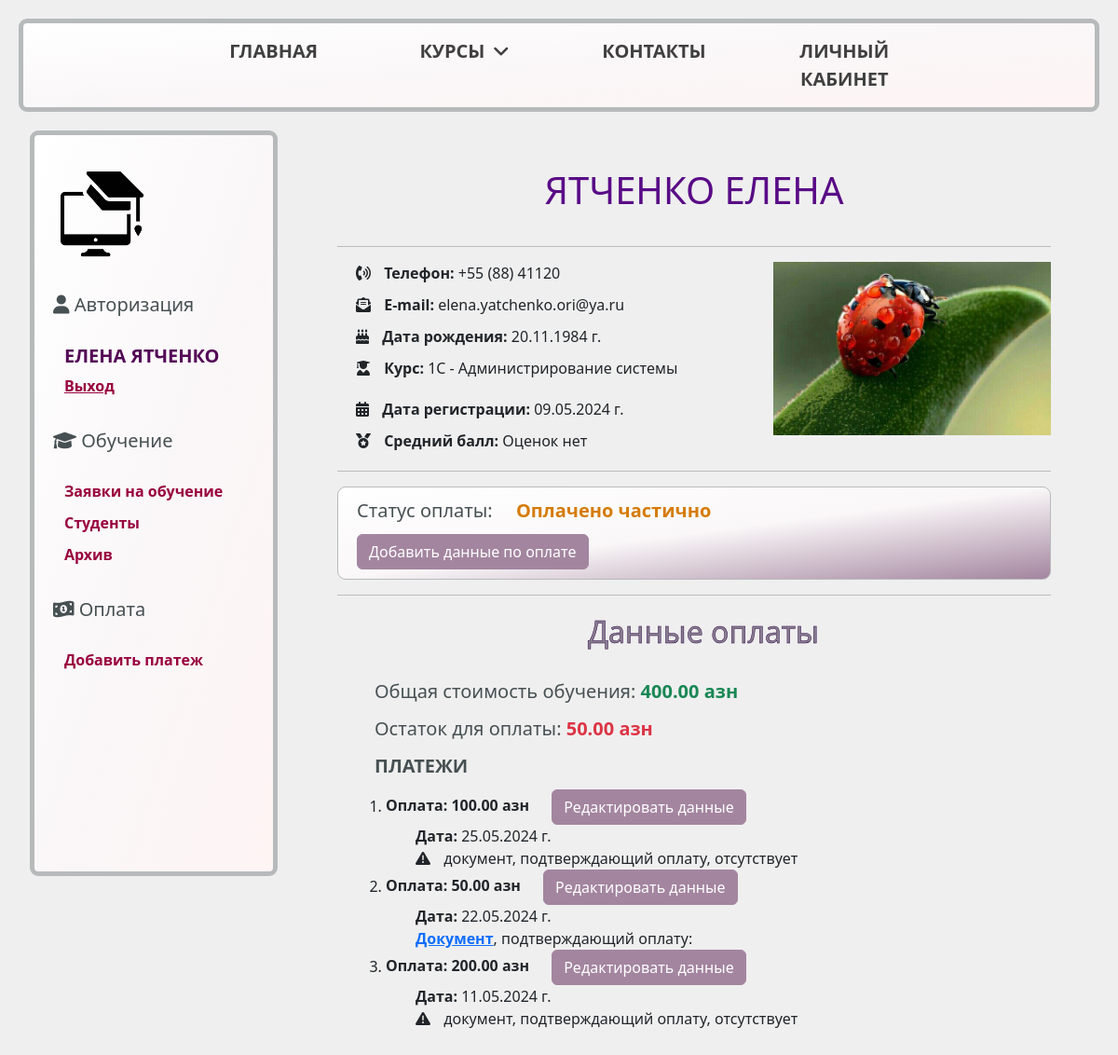
/main/student/1 (signed in), run on the app's committed database.
### students_app/models.py (models this page shows, shortened)
class Student(models.Model):
    related_user = models.ForeignKey(User, on_delete=models.CASCADE)
    name = models.CharField(verbose_name="Имя", max_length=50)
    surname = models.CharField(verbose_name="Фамилия", max_length=100)
    phone = models.CharField(verbose_name="Номер телефона", max_length=50)
    date_of_birth = models.DateField()
    course = models.ForeignKey(Course, on_delete=models.PROTECT)
    photo = models.ImageField(upload_to="images/", blank=True, null=True)
    @property
    def full_name(self):
        return f"{self.surname} {self.name}"
    STUDENT_STATUS = [
        ("r", "requested"),
        ("a", "approved"),
        ("f", "finished"),
    ]
    status = models.CharField(
        max_length=50,
        choices=STUDENT_STATUS,
        default="r",
        help_text="Статус студента",
    )
    request_date = models.DateField(auto_now_add=True)
    reg_date = models.DateField(blank=True, null=True)
    updated = models.DateField(auto_now=True)
    is_paid = models.BooleanField(default=False)
    is_deleted = models.BooleanField(default=False)
    deleted = models.DateField(auto_now=True)
    def average_mark(self):
        mark_list = [perf.mark for perf in self.performance_set.all()]
        if mark_list:
            return round(sum(mark_list) / len(mark_list), 2)
        else:
            return "Оценок нет"
    def rest_of_payment(self):
        paid = sum([payment.amount for payment in self.payment_set.all()])
        rest = self.course.total_cost() - paid
        return rest
    class Meta:
        ordering = ["name"]

class Course(models.Model):
    name = models.CharField(max_length=200)
    category = models.ForeignKey(Category, on_delete=models.SET_NULL, null=True)
    summary = models.TextField(max_length=1000, help_text="Краткое описание курса")
    lasting = models.IntegerField(
        default=1, help_text="Продолжительность курса, в месяцах"
    )
    cost = models.DecimalField(
        max_digits=8, decimal_places=2, help_text="Стоимость в месяц, азн"
    )
    added = models.DateField(auto_now_add=True)
    rating = models.DecimalField(max_digits=3, decimal_places=2, blank=True, null=True)
    is_deleted = models.BooleanField(default=False)
    deleted = models.DateField(auto_now=True)
    views_num = models.IntegerField(default=0)
    def total_cost(self):
        return self.lasting * self.cost
    class Meta:
        ordering = ["-name"]
    def __str__(self):
        return self.name

class Payment(models.Model):
    student = models.ForeignKey(Student, on_delete=models.CASCADE)
    amount = models.DecimalField(verbose_name="Сумма", max_digits=8, decimal_places=2)
    paid_date = models.DateField(verbose_name="Дата оплаты", default=date.today)
    document = models.FileField(upload_to="files/", null=True, blank=True)
    added = models.DateField(auto_now_add=True)
    updated = models.DateField(auto_now=True)
    class Meta:
        ordering = ["-paid_date"]
        permissions = (("can_mark_returned", "Set book as returned"),)

### students_app/views.py (the view)
# urls.py: path("student/<int:id>", views.student_detail, name="student-detail"),
def student_detail(request, id):
    student = Student.objects.filter(pk=id, is_deleted=False).first()
    payments = Payment.objects.filter(student=student)
    return render(
        request,
        "students_app/student_detail.html",
        context={"student": student, "payments": payments},
    )

### students_app/templates/students_app/student_detail.html (shortened to what this page needs)
{% extends "base.html" %}
{% block content %}
<h1>{{ student.full_name|upper }}</h1>
<hr>
{% if student.photo %}
<p>
    <img src="{{ student.photo.url }}" class="img-profile" alt="Ваше фото">
</p>
{% endif %}
<p><i class="fas fa-phone-volume icons-sm"></i><strong> Телефон:</strong> {{student.phone}}</p>
<p><i class="fas fa-envelope-open-text icons-sm"></i><strong> E-mail:</strong> {{student.related_user.email}}</p>
<p><i class="fas fa-cake-candles icons-sm"></i><strong> Дата рождения:</strong> {{student.date_of_birth|date:"d.m.Y"}}
    г.</p>
<p><i class="fas fa-user-graduate icons-sm"></i><strong> Курс:</strong> {{student.course }}</p>
{% if student.status == 'r' %}
<p><i class="fas fa-calendar-days icons-sm"></i><strong> Дата подачи заявки:</strong>
    {{student.request_date|date:"d.m.Y"}} г.
</p>
<a class="btn btn-mine bottom-ref-left-top"
    href="{% url 'student-approve' student.pk %}?next={{request.path}}">Обработать заявку</a>
{% else %}
<div class="m-top-bot-20">
    <p><i class="fas fa-calendar-days icons-sm"></i><strong> Дата регистрации:</strong>
        {{student.reg_date|date:"d.m.Y"}} г.</p>
    <p><i class="fas fa-medal icons-sm"></i><strong> Средний балл:</strong> {{student.average_mark}}</p>
</div>
<hr>
<div class="mine-block">
    <p class="pay-status">Статус оплаты:
        {% if student.is_paid %}
        <span class="text-success mark-line"><strong>Оплачено полностью</strong></span>
    </p>
    {% else %}
    {% if not payments %}
    <span class="text-danger mark-line"><strong>Оплаты нет</strong></span></p>
    {% else %}
    <span class="text-warning mark-line"><strong>Оплачено частично</strong></span></p>
    {% endif %}
    {% if perms.students_app.add_payment and perms.students_app.change_payment %}
    <p><a class="btn btn-mine" href="{% url 'student-payment' student.id  %}">Добавить данные по оплате</a></p>
    {% endif %}
    {% endif %}
</div>
<hr>
<div class="bottom-ref-left-top">
    <h2>Данные оплаты</h2>
    <p class="pay-status">Общая стоимость обучения:
        <span class="text-success"><strong>{{ student.course.total_cost}} азн</strong></span>
    </p>
    <p class="pay-status">Остаток для оплаты:
        <span class="text-danger"><strong>{{ student.rest_of_payment}} азн</strong></span>
    </p>
    {% if payments %}
    <p class="pay-status"><b>ПЛАТЕЖИ</b></p>
    <ol>
        {% for payment in payments %}
        <li><strong>Оплата: {{ payment.amount }} азн</strong>
            <a class="btn btn-mine bottom-ref-left" href="{% url 'payment-update' student.id payment.id %}">
                Редактировать данные</a>
            <ul>
                <li style='list-style:none'><strong>Дата:</strong> {{ payment.paid_date|date:"d.m.Y" }} г.</li>
                {% if payment.document %}
                <li style='list-style:none'><strong><a href="{{ payment.document.url }}">Документ</a></strong>,
                    подтверждающий оплату:
                </li>
                {% else %}
                <li style='list-style:none'><i class="fas fa-triangle-exclamation icons-sm"></i>
                    документ, подтверждающий оплату, отсутствует</li>
                {% endif %}
        </li>
        {% endfor %}
    </ol>
    {% else %}
    <p class="text-danger"><i class="fas fa-triangle-exclamation icons-sm"></i> Нет зарегистрированных платежей!
    </p>
    {% endif %}
</div>
{% endif %}
{% endblock %}

### templates/base.html (shortened to what this page needs)
{% load static %}
<html lang="en">
<head>
    <link rel="stylesheet" href="https://cdn.jsdelivr.net/npm/bootstrap@5.3.2/dist/css/bootstrap.min.css" />
    <link rel="stylesheet" href="https://cdnjs.cloudflare.com/ajax/libs/font-awesome/6.0.0-beta2/css/all.min.css">
    <link rel="stylesheet" href="{% static 'students_app/css/styles.css' %}" />
</head>
<body>
    <header>
        <nav>
            <ul class="topmenu">
                <li><a href="/">Главная</a></li>
                <li><a href="/" class="submenu-link">Курсы</a>
                </li>
                <li><a href="/">Контакты</a></li>
                {% if user.is_authenticated %}
                <li><a href="{% url 'profile' %}">Личный кабинет</a></li>
                {% endif %}
            </ul>
        </nav>
    </header>
    <div class="container-fluid">
        <div class="row">
            <div class="col-sm-3">
                <aside>
                    <img class="sidebar-nav" src="{% static 'students_app/images/logo_img.png' %}" alt="logo">
                    <h5 class="sidebar-nav"><i class="fas fa-user"></i> Авторизация</h5>
                    <ul>
                        {% if user.is_authenticated %}
                        <li style="font-size: 20px; margin-top: 5px;">
                            {{ user.first_name|upper }} {{ user.last_name|upper }}</li>
                        <li style="margin-top: 5px;"><a href="{% url 'logout' %}">Выход</a></li>
                        {% else %}
                        <li><a href="{% url 'login' %}?next={{request.path}}">Вход</a></li>
                        {% endif %}
                    </ul>
                    {% if user.is_staff %}
                    <h5 class="sidebar-nav"><i class="fas fa-graduation-cap"></i> Обучение</h5>
                    <ul>
                        <li><a class="no-decor" href="{% url 'students' status='r' %}">Заявки на обучение </a>
                        </li>
                        <li><a class="no-decor" href="{% url 'students' status='a' %}">Студенты</a></li>
                        <li><a class="no-decor" href="{% url 'students' status='f' %}">Архив</a></li>
                    </ul>
                    {% if perms.students_app.add_payment and perms.students_app.change_payment %}
                    <h5 class="sidebar-nav"><i class="fas fa-money-bill-1-wave"></i> Оплата</h5>
                    <ul>
                        <li><a style="text-decoration: none" href="{% url 'student-payment' %}">Добавить платеж</a></li>
                    </ul>
                    {% endif %}
                    {% endif %}
                </aside>
            </div>
            <div class="col-sm-9">
                <div class="content">
                    {% block content %}
                    {% endblock %}
                </div>
            </div>
        </div>
    </div>
</body>
</html>

### students_app/static/students_app/css/styles.css (style rules this page uses)
.sidebar-nav { margin-top: 35px; padding-left: 20px; list-style: none; color: rgb(71, 80, 82); display: block; }
* { box-sizing: border-box; }
body { margin: 20; background-color: #efefef; }
body h1, body h2 { text-align: center; }
h1, h3, h4, h5 { color: rgb(89, 11, 134); padding-bottom: 20px; }
h2 { color: rgb(137, 127, 144); -webkit-text-stroke: 0.5px rgb(45, 2, 69); padding-bottom: 20px; }
body p { max-width: 800px; margin: 10px auto 10px 20px; }
header { background: linear-gradient(to bottom right, white, rgb(250, 247, 248), rgb(254, 244, 244)); text-align: center; border: 5px solid rgb(183, 186, 187); border-radius: 9px; }
header a { text-decoration: none; outline: none; display: block; transition: .3s ease-in-out; }
aside { margin-top: 20px; background: linear-gradient(to bottom right, white, rgb(250, 247, 248), rgb(254, 244, 244)); padding-bottom: 20; border: 5px solid rgb(183, 186, 187); height: 100vh; border-radius: 9px; }
aside ul li { color: #530856; display: block; margin-top: 10px; font-family: 'Open Sans', sans-serif; font-weight: bold; }
.mine-block { display: block; background: linear-gradient(to bottom right, white, rgb(250, 247, 248), #a3859f); border: 1px solid rgb(183, 186, 187); border-radius: 9px; }
.mark-line { font-size: 15px; font-family: 'Open Sans', sans-serif; padding-left: 20px; }
aside a { display: block; font-family: 'Open Sans', sans-serif; transition: transform .3s ease; color: rgb(153 0 62); }
.no-decor { text-decoration: none; }
.m-top-bot-20 { margin-top: 20px; margin-bottom: 20px; }
.bottom-ref-left { margin-left: 20px; }
.bottom-ref-left-top { margin-left: 20px; margin-top: 20px; }
.icons-sm { padding-right: 10px; }
.content { margin: 20 auto; padding: 40; }
.btn-mine { --bs-btn-color: #fff; --bs-btn-bg: #a3859f; --bs-btn-border-color: #a3859f; --bs-btn-hover-color: #1d1c1c; --bs-btn-hover-bg: #a3859f; --bs-btn-hover-border-color: #a3859f; --bs-btn-focus-shadow-rgb: 49, 132, 253; --bs-btn-active-color: #fff; --bs-btn-active-bg: #a3859f; --bs-btn-active-border-color: #a3859f; --bs-btn-active-shadow: inset 0 3px 5px #a3859f; --bs-btn-disabled-color: #fff; --bs-btn-disabled-bg: #a3859f; --bs-btn-disabled-border-color: #6f68913; }
nav { display: table; margin: 0 auto; }
nav ul { list-style: none; width: 100%; margin: 0; padding: 0; }
.topmenu:after { content: ""; display: table; clear: both; }
.topmenu>li { width: 25%; float: left; position: relative; font-family: 'Open Sans', sans-serif; }
.topmenu>li>a { text-transform: uppercase; font-size: 20px; font-weight: bold; color: #404040; padding: 15px 40px; }
.submenu-link:after { content: "\f107"; font-family: "FontAwesome"; color: inherit; margin-left: 10px; }
.text-warning { --bs-text-opacity: 1; color: rgb(213 123 7) !important; font-size: 20px; }
.text-success { --bs-text-opacity: 1; color: rgba(var(--bs-success-rgb), var(--bs-text-opacity)) !important; font-size: 20px; }
.text-danger { --bs-text-opacity: 1; color: rgba(var(--bs-danger-rgb), var(--bs-text-opacity)) !important; font-size: 20px; }
.pay-status { color: rgb(71, 80, 82); font-size: 20px; }
.img-profile { width: 40%; float: right; }

### data on the page
Student: full_name "ЯТЧЕНКО ЕЛЕНА", photo (picture), phone "+55 (88) 41120", related_user.email "elena.yatchenko.ori@ya.ru", date_of_birth "20.11.1984", course "1С - Администрирование системы", reg_date "09.05.2024", average_mark "Оценок нет", course.total_cost "400.00", rest_of_payment "50.00"
Payment: amount "100.00", paid_date "25.05.2024", shows "документ, подтверждающий оплату, отсутствует"
Payment: amount "50.00", paid_date "22.05.2024"
Payment: amount "200.00", paid_date "11.05.2024", shows "документ, подтверждающий оплату, отсутствует"

### other printed values
{{ user.first_name|upper }} "ЕЛЕНА"
{{ user.last_name|upper }} "ЯТЧЕНКО"
